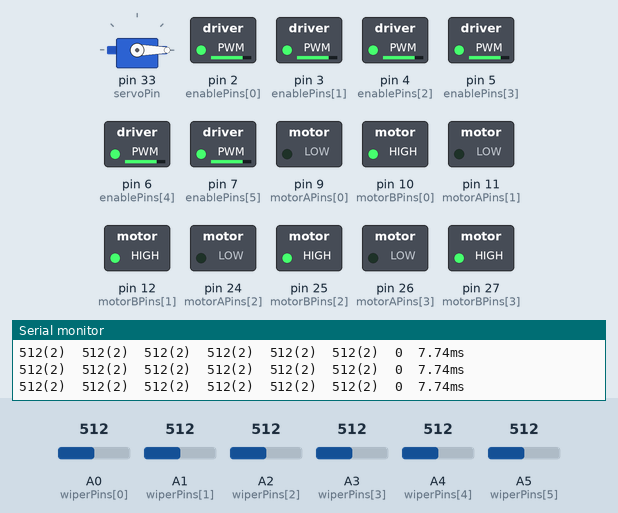
Simulated run of this sketch. Board: Arduino Mega 2560, built with avr-gcc and run on an emulated ATmega2560. Parts: servo, switched loads named in the sketch (green lamp = pin HIGH), the last lines printed to the serial monitor. The test bench sets the inputs (shaded band); at power-on: A0 (wiperPins[0]) = 512, A1 (wiperPins[1]) = 512, A2 (wiperPins[2]) = 512, A3 (wiperPins[3]) = 512, A4 (wiperPins[4]) = 512, A5 (wiperPins[5]) = 512.

Above: at 1.2 s.
1.3 s: A0 (wiperPins[0]) set to 55
4.3 s: A0 (wiperPins[0]) set to 46
At 5.5 s:
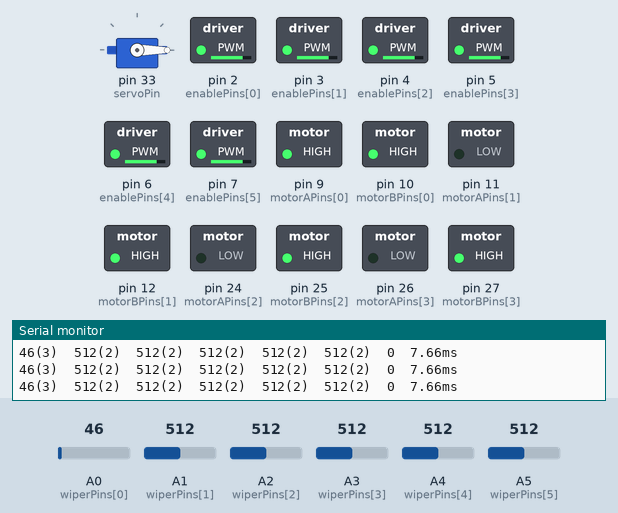
5.8 s: A1 (wiperPins[1]) set to 53
7.3 s: A1 (wiperPins[1]) set to 46
At 8.0 s:
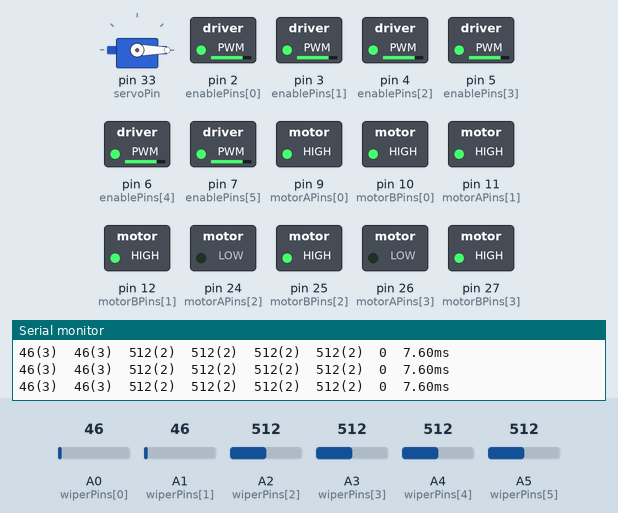
8.8 s: A2 (wiperPins[2]) set to 86
11.8 s: A2 (wiperPins[2]) set to 76
At 12.8 s:
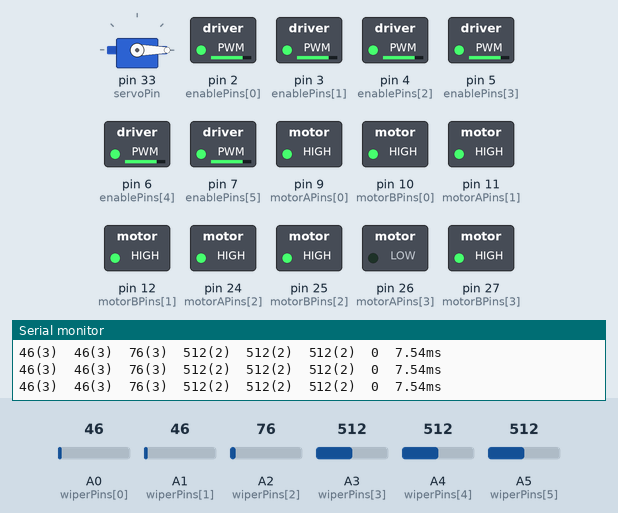
Timing chart, 0 to 14.3 s (numbered marks = the images above; inputs shaded):
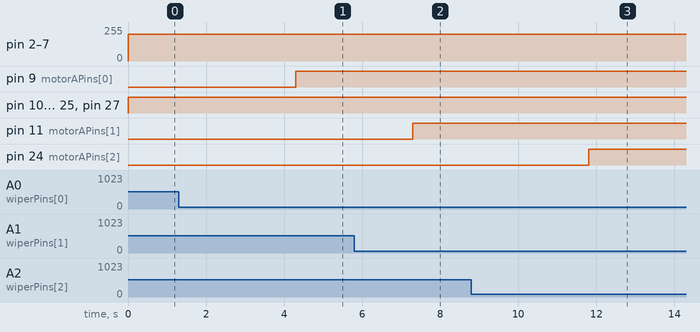

Measured:
- the behaviour switches between 51 and 50 on A0 (wiperPins[0]) (found by bisection; images 0 and 1)
- the behaviour switches between 51 and 50 on A1 (wiperPins[1]) (found by bisection; images 1 and 2)
- the behaviour switches between 81 and 80 on A2 (wiperPins[2]) (found by bisection; images 2 and 3)
- after the input at 4.3 s, pin 9 (motorAPins[0]): LOW → HIGH at once
- after the input at 7.3 s, pin 11 (motorAPins[1]): LOW → HIGH at once
- after the input at 11.8 s, pin 24 (motorAPins[2]): LOW → HIGH at once

The sketch:

model_integrated_grasp_servo_hand.ino
```cpp
#include <Servo.h>

#define INDIVIDUAL_CONTROL
// #define FULL_CONTROL
// #define GRASP_DETECTION_CONTROL

// #define HAND_LANDMARK_DETECTION_WRIST_CONTROL
// #define DEFAULT_WRIST_CONTROL

#define DISPLAY_MODE

#define DEBUG_MODE

#define CONTROL_FREQUENCY 500

Servo servo;

constexpr uint8_t motorAPins[] = {9, 11, 24, 26, 29, 31};
constexpr uint8_t motorBPins[] = {10, 12, 25, 27, 30, 32};
constexpr uint8_t enablePins[] = {2, 3, 4, 5, 6, 7};
constexpr uint8_t wiperPins[] = {A0, A1, A2, A3, A4, A5};
constexpr uint8_t servoPin = 33;

int pos[7];
float temp[7];
uint8_t status[7] = {2, 2, 2, 2, 2, 2, 0};
//1 = extracting
//2 = retracting
//3 = resting
bool trigger = false;

int min_pos[7] = {50, 50, 80, 80, 90, 80, 0};
int max_pos[7] = {900, 400, 630, 630, 630, 630, 180};
int grasp_pos[7] = {648, 50, 382, 384, 432, 464};

unsigned long timeStamp;

void setup() {
  for(int thisMotor = 0; thisMotor < 6; thisMotor ++) {
    pinMode(motorAPins[thisMotor], OUTPUT);
    pinMode(motorBPins[thisMotor], OUTPUT);
    pinMode(enablePins[thisMotor], OUTPUT);
  }
  servo.attach(servoPin);
  Serial.begin(115200);

  servo.write(0);
  pos[6] = 0;
}

void loop() {
  timeStamp = micros();
  //////////////////////////////////////////////////
  //                 Positioning                  //
  //////////////////////////////////////////////////
  for(int thisMotor = 0; thisMotor < 6; thisMotor ++) {
    pos[thisMotor] = analogRead(wiperPins[thisMotor]);
  }

  //////////////////////////////////////////////////
  //                 Serial input                 //
  //////////////////////////////////////////////////
  char buffer[10];
  if(Serial.available()) {
    byte leng = Serial.readBytesUntil('\n', buffer, 20);
    // Serial.print("Input data Lenght : ");
    // Serial.println(leng);
    // for(int i = 0; i < leng; i ++){
    //   Serial.print(buffer[i]);
    // }
    // Serial.println("");

    String str = String(buffer);
    // Serial.println(str);

    #ifdef INDIVIDUAL_CONTROL
      // asdfghj
      if(str.indexOf('q') != -1) {temp[0] += 5;}
      if(str.indexOf('w') != -1) {temp[1] += 5;}
      if(str.indexOf('e') != -1) {temp[2] += 5;}
      if(str.indexOf('r') != -1) {temp[3] += 5;}
      if(str.indexOf('t') != -1) {temp[4] += 5;}
      if(str.indexOf('y') != -1) {temp[5] += 5;}
      if(str.indexOf('u') != -1) {temp[6] += 5;}
      // qwertyu
      if(str.indexOf('a') != -1) {temp[0] -= 5;}
      if(str.indexOf('s') != -1) {temp[1] -= 5;}
      if(str.indexOf('d') != -1) {temp[2] -= 5;}
      if(str.indexOf('f') != -1) {temp[3] -= 5;}
      if(str.indexOf('g') != -1) {temp[4] -= 5;}
      if(str.indexOf('h') != -1) {temp[5] -= 5;}
      if(str.indexOf('j') != -1) {temp[6] -= 5;}
    #endif

    #ifdef FULL_CONTROL
      // zx
      if(str.indexOf('z') != -1) {fullExtractionRetraction(1);}
      else if(str.indexOf('x') != -1) {fullExtractionRetraction(2);}
      // cv
      if(str.indexOf('c') != -1) {fullGraspRelease(1);}
      else if(str.indexOf('v') != -1) {fullGraspRelease(2);}
    #endif

    #ifdef GRASP_DETECTION_CONTROL
      if(str.indexOf("grasp") != -1) {gradualGraspRelease(1);}
      else if(str.indexOf("release") != -1) {gradualGraspRelease(2);}
    #endif

    // Control wrist angle
    #ifdef HAND_LANDMARK_DETECTION_WRIST_CONTROL
      #undef DEFAULT_WRIST_CONTROL
      // up, down, left, right priority
      if(str.indexOf("up") != -1) {wristMove(180);}
      else if(str.indexOf("down") != -1) {wristMove(0);}
      else if(str.indexOf("left") != -1) {wristMove(90);}
      // /{wrist_angle}
      else if(str.indexOf('/') != -1) {
        int angle_index = str.indexOf('/') + 1;
        int angle = str.substring(angle_index, angle_index+3).toInt();
        wristMove(angle);
      }
    #endif

    #ifdef DEFAULT_WRIST_CONTROL
      // /{wrist_angle}
      if(str.indexOf('/') != -1) {
        int angle_index = str.indexOf('/') + 1;
        int angle = str.substring(angle_index, angle_index+3).toInt();
        wristMove(angle);
      }
    #endif
  }

  #ifdef DISPLAY_MODE
    for(int thisMotor = 0; thisMotor < 6; thisMotor ++) {
      // Extract or retract or rest
      if(status[thisMotor] == 1) {
        temp[thisMotor] += 5;
        if(pos[thisMotor] >= max_pos[thisMotor]) {status[thisMotor] = 2;}
      }
      else if(status[thisMotor] == 2) {
        temp[thisMotor] -= 5;
        if(pos[thisMotor] <= min_pos[thisMotor]) {status[thisMotor] = 3;}
      }
      else if(status[thisMotor] == 3) {}
    }

    if(status[0] == 3 && status[1] == 3 && status[2] == 3 && status[3] == 3 &&\
    status[4] == 3 && status[5] == 3) {
      // for(int thisMotor = 0; thisMotor < 6; thisMotor ++) {
      //   status[thisMotor] = 1;
      // }
      trigger = true;
      status[0] = 1;
    }

    if(trigger) {
      if(pos[0] >= (max_pos[0] - min_pos[0])/12 + min_pos[0]) {status[1] = 1;}
      if(pos[1] >= (max_pos[1] - min_pos[1])/12*6 + min_pos[1]) {status[2] = 1;}
      if(pos[2] >= (max_pos[2] - min_pos[2])/12 + min_pos[2]) {status[3] = 1;}
      if(pos[3] >= (max_pos[3] - min_pos[3])/12 + min_pos[3]) {status[4] = 1;}
      if(pos[4] >= (max_pos[4] - min_pos[4])/12 + min_pos[4]) {status[5] = 1; trigger = false;}
    }
  #endif

  //////////////////////////////////////////////////
  //                Motor control                 //
  //////////////////////////////////////////////////
  for(int thisMotor = 0; thisMotor < 6; thisMotor ++) {
    if(temp[thisMotor] > 0 && pos[thisMotor] < max_pos[thisMotor]) {
      motorMove(1, thisMotor, 200);
      temp[thisMotor] -= 1;
    }
    else if(temp[thisMotor] < 0 && pos[thisMotor] > min_pos[thisMotor]) {
      motorMove(2, thisMotor, 200);
      temp[thisMotor] += 1;
    }
    else {
      motorMove(3, thisMotor, 200);
      temp[thisMotor] = 0;
    }
  }
  //servo motor min: 0, max: 180
  if(temp[6] > 0) {
    temp[6] -= 1;
    if(pos[6] < max_pos[6]) {
      pos[6] += 1;
      servo.write(pos[6]);
    }
    else {
      temp[6] = 0;
    }
  }
  else if(temp[6] < 0) {
    temp[6] += 1;
    if(pos[6] > min_pos[6]) {
      pos[6] -= 1;
      servo.write(pos[6]);
    }
    else {
      temp[6] = 0;
    }
  }

  //////////////////////////////////////////////////
  //                Serial output                 //
  //////////////////////////////////////////////////
  delay(5);

  #ifdef DEBUG_MODE
    for(int thisMotor = 0; thisMotor < 6; thisMotor ++) {
      Serial.print(pos[thisMotor]);
      Serial.print("(");
      Serial.print(status[thisMotor]);
      Serial.print(")");
      Serial.print("\t");
    }
    Serial.print(pos[6]);
    Serial.print("\t");
    Serial.print((micros() - timeStamp)*1e-3);
    Serial.print("ms");
    Serial.println("");
  #endif
}

void motorMove(int type, int thisMotor, int pwm) {
  //1(forward), 2(backward), 3(stop)

  analogWrite(enablePins[thisMotor], pwm);
    switch(type) {
      case 1:
        digitalWrite(motorAPins[thisMotor],HIGH);
        digitalWrite(motorBPins[thisMotor],LOW);
        break;
      case 2:
        digitalWrite(motorAPins[thisMotor],LOW);
        digitalWrite(motorBPins[thisMotor],HIGH);
        break;
      case 3:
        digitalWrite(motorAPins[thisMotor],HIGH);
        digitalWrite(motorBPins[thisMotor],HIGH);
        break;
  }
}

void gradualGraspRelease(int type) {
  //1(grasp), 2(release)
  switch(type) {
    case 1:
      for(int thisMotor = 0; thisMotor < 7; thisMotor ++) {
        int temp_gradual = grasp_pos[thisMotor] - pos[thisMotor];
        if(temp_gradual > 10) {
          temp_gradual = 10;
        }
        else if(temp_gradual < -10) {
          temp_gradual = -10;
        }
        temp[thisMotor] = temp_gradual;
      }
      break;
    case 2:
      for(int thisMotor = 0; thisMotor < 7; thisMotor ++) {
        int temp_gradual = min_pos[thisMotor] - pos[thisMotor];
        if(temp_gradual > 10) {
          temp_gradual = 10;
        }
        else if(temp_gradual < -10) {
          temp_gradual = -10;
        }
        temp[thisMotor] = temp_gradual;
      }
      break;
  }
}

void fullExtractionRetraction(int type) {
  //1(extraction), 2(retraction)
  switch(type) {
    case 1:
      for(int thisMotor = 0; thisMotor < 7; thisMotor ++) {
        temp[thisMotor] = max_pos[thisMotor] - pos[thisMotor];
      }
      break;
    case 2:
      for(int thisMotor = 0; thisMotor < 7; thisMotor ++) {
        temp[thisMotor] = min_pos[thisMotor] - pos[thisMotor];
      }
      break;
  }
}

void fullGraspRelease(int type) {
  //1(grasp), 2(release)
  switch(type) {
    case 1:
      for(int thisMotor = 0; thisMotor < 7; thisMotor ++) {
        temp[thisMotor] = grasp_pos[thisMotor] - pos[thisMotor];
      }
      break;
    case 2:
      for(int thisMotor = 0; thisMotor < 7; thisMotor ++) {
        temp[thisMotor] = min_pos[thisMotor] - pos[thisMotor];
      }
      break;
  }
}

void wristMove(int angle) {
  temp[6] = angle - pos[6];
}
```
